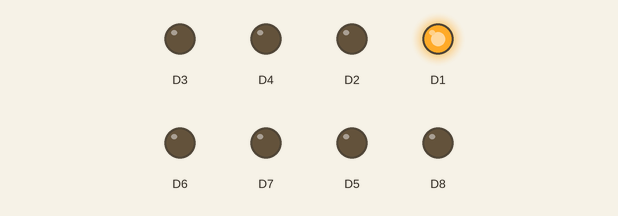
Recording of a sketch running on a simulated ESP8266 (NodeMCU). Shown: output pins drawn as LEDs (lit = HIGH). WiFi joins after 1.5 s; servers stay silent unless stated; what the sketch prints to the serial monitor is not drawn.

Above: at 1.6 s.
At 2.0 s:
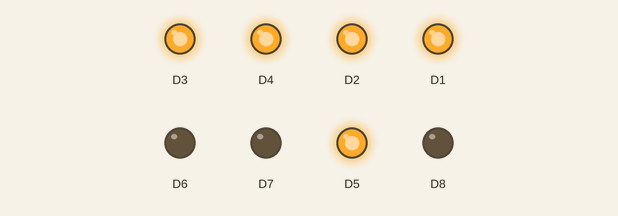
At 2.4 s:
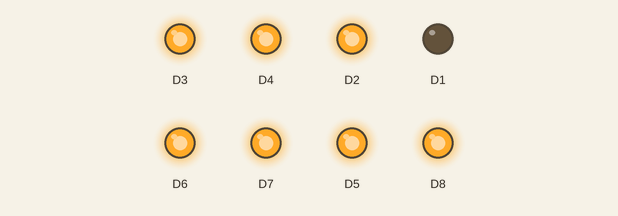
At 3.1 s:
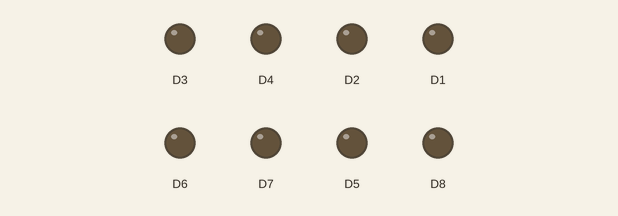
At 23.6 s:
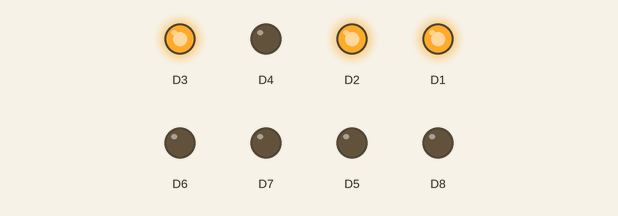
At 24.6 s:
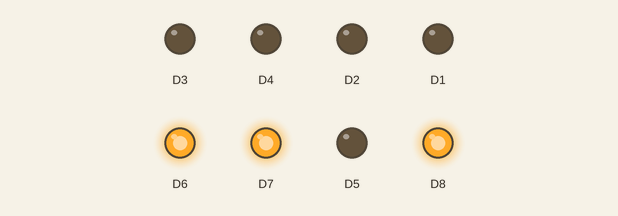
Timing chart, 0 to 26.3 s (numbered marks = the images above):
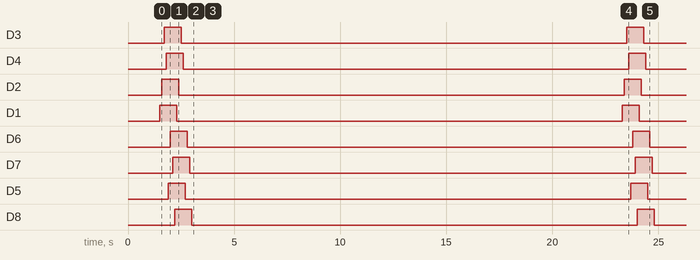

The sketch:

thingspeakWiFiSignalSend.ino
```cpp
/*
 ESP8266 --> ThingSpeak Channel via MKR1000 Wi-Fi

 This sketch sends the Wi-Fi Signal Strength (RSSI) of an ESP8266 to a ThingSpeak
 channel using the ThingSpeak API (https://www.mathworks.com/help/thingspeak).

 Requirements:

   * ESP8266 Wi-Fi Device
   * Arduino 1.6.9+ IDE
   * Additional Boards URL: http://arduino.esp8266.com/stable/package_esp8266com_index.json
   * Library: esp8266 by ESP8266 Community

 ThingSpeak Setup:

   * Sign Up for New User Account - https://thingspeak.com/users/sign_up
   * Create a new Channel by selecting Channels, My Channels, and then New Channel
   * Enable one field
   * Note the Channel ID and Write API Key

 Setup Wi-Fi:
  * Enter SSID
  * Enter Password

 Tutorial: http://nothans.com/measure-wi-fi-signal-levels-with-the-esp8266-and-thingspeak

 Created: Feb 1, 2017 by Hans Scharler (http://nothans.com)
*/

#include <ESP8266WiFi.h>

// Wi-Fi Settings
const char* ssid = "awh"; // your wireless network name (SSID)
const char* password = "asdfghjkl"; // your Wi-Fi network password

WiFiClient client;

// ThingSpeak Settings
const int channelID = 215495;
String writeAPIKey = "6LX2PUKIJKBQGTFZ"; // write API key for your ThingSpeak Channel
const char* server = "api.thingspeak.com";
const int postingInterval = 20 * 1000; // post data every 20 seconds

void setup() {

  pinMode(D1,OUTPUT);
  pinMode(D2,OUTPUT);
   pinMode(D3,OUTPUT);
  pinMode(D4,OUTPUT);
   pinMode(D5,OUTPUT);
  pinMode(D6,OUTPUT);
   pinMode(D7,OUTPUT);
  pinMode(D8,OUTPUT);

  Serial.begin(115200);
  WiFi.begin(ssid, password);

  while (WiFi.status() != WL_CONNECTED) {
    delay(500);
    Serial.print(".");
  }
  Serial.println("Conntcted!!!");
}

void loop() {
  digitalWrite(D1,HIGH);
  delay(100);
  digitalWrite(D2,HIGH);
  delay(100);
  digitalWrite(D3,HIGH);
  delay(100);
  digitalWrite(D4,HIGH);
  delay(100);
  digitalWrite(D5,HIGH);
  delay(100);
  digitalWrite(D6,HIGH);
  delay(100);
  digitalWrite(D7,HIGH);
  delay(100);
  digitalWrite(D8,HIGH);
  delay(100);


  digitalWrite(D1,LOW);
  delay(100);
  digitalWrite(D2,LOW);
  delay(100);
  digitalWrite(D3,LOW);
  delay(100);
  digitalWrite(D4,LOW);
  delay(100);
  digitalWrite(D5,LOW);
  delay(100);
  digitalWrite(D6,LOW);
  delay(100);
  digitalWrite(D7,LOW);
  delay(100);
  digitalWrite(D8,LOW);
  delay(100);


  if (client.connect(server, 80)) {
    Serial.println("Server Connected!!!");
    // Measure Signal Strength (RSSI) of Wi-Fi connection
    long rssi = WiFi.RSSI();

    // Construct API request body
    String body = "field1=";
           body += String(rssi);

    Serial.print("RSSI: ");
    Serial.println(rssi);

    client.print("POST /update HTTP/1.1\n");
    client.print("Host: api.thingspeak.com\n");
    client.print("Connection: close\n");
    client.print("X-THINGSPEAKAPIKEY: " + writeAPIKey + "\n");
    client.print("Content-Type: application/x-www-form-urlencoded\n");
    client.print("Content-Length: ");
    client.print(body.length());
    client.print("\n\n");
    client.print(body);
    client.print("\n\n");

  }
  else
  {
    Serial.println("Cannot conntcted!!!");
  }
  client.stop();

  // wait and then post again
  delay(postingInterval);
}
```

Measured:
- by itself, D3, D4, D2, D1, D6, D7, D5, D8: alternates HIGH for 0.80 s and LOW for 21.0 s
